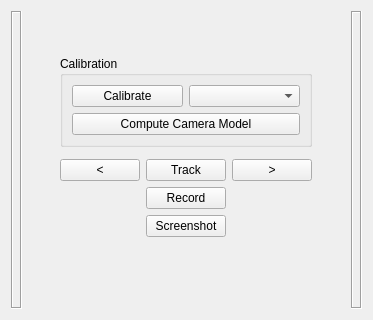
<?xml version="1.0" encoding="UTF-8"?>
<ui version="4.0">
 <class>devMicronTrackerControllerQWidget</class>
 <widget class="QWidget" name="devMicronTrackerControllerQWidget">
  <property name="geometry">
   <rect>
    <x>0</x>
    <y>0</y>
    <width>373</width>
    <height>320</height>
   </rect>
  </property>
  <property name="windowTitle">
   <string>Form</string>
  </property>
  <layout class="QGridLayout" name="gridLayout">
   <item row="0" column="2" colspan="3">
    <spacer name="SpacerTop">
     <property name="orientation">
      <enum>Qt::Vertical</enum>
     </property>
     <property name="sizeHint" stdset="0">
      <size>
       <width>20</width>
       <height>40</height>
      </size>
     </property>
    </spacer>
   </item>
   <item row="0" column="6" rowspan="9">
    <widget class="QLabel" name="FrameRight">
     <property name="frameShape">
      <enum>QFrame::Box</enum>
     </property>
     <property name="frameShadow">
      <enum>QFrame::Sunken</enum>
     </property>
    </widget>
   </item>
   <item row="1" column="2" colspan="3">
    <widget class="QGroupBox" name="BoxCalibration">
     <property name="title">
      <string>Calibration</string>
     </property>
     <layout class="QGridLayout" name="gridLayout_2">
      <item row="0" column="0">
       <widget class="QPushButton" name="ButtonCalibratePivot">
        <property name="text">
         <string>Calibrate</string>
        </property>
       </widget>
      </item>
      <item row="0" column="1">
       <widget class="QComboBox" name="BoxTools"/>
      </item>
      <item row="1" column="0" colspan="2">
       <widget class="QPushButton" name="ButtonComputeCameraModel">
        <property name="text">
         <string>Compute Camera Model</string>
        </property>
       </widget>
      </item>
     </layout>
    </widget>
   </item>
   <item row="1" column="1" rowspan="3">
    <spacer name="SpacerLeftTop">
     <property name="orientation">
      <enum>Qt::Horizontal</enum>
     </property>
     <property name="sizeHint" stdset="0">
      <size>
       <width>40</width>
       <height>20</height>
      </size>
     </property>
    </spacer>
   </item>
   <item row="3" column="3">
    <widget class="QPushButton" name="ButtonTrack">
     <property name="text">
      <string>Track</string>
     </property>
     <property name="checkable">
      <bool>true</bool>
     </property>
    </widget>
   </item>
   <item row="1" column="5" rowspan="3">
    <spacer name="SpacerRightTop">
     <property name="orientation">
      <enum>Qt::Horizontal</enum>
     </property>
     <property name="sizeHint" stdset="0">
      <size>
       <width>40</width>
       <height>20</height>
      </size>
     </property>
    </spacer>
   </item>
   <item row="7" column="1">
    <spacer name="SpacerLeftBottom">
     <property name="orientation">
      <enum>Qt::Horizontal</enum>
     </property>
     <property name="sizeHint" stdset="0">
      <size>
       <width>40</width>
       <height>20</height>
      </size>
     </property>
    </spacer>
   </item>
   <item row="7" column="2" colspan="3">
    <layout class="QVBoxLayout" name="LayoutTools">
     <property name="sizeConstraint">
      <enum>QLayout::SetFixedSize</enum>
     </property>
    </layout>
   </item>
   <item row="7" column="5">
    <spacer name="SpacerRightBottom">
     <property name="orientation">
      <enum>Qt::Horizontal</enum>
     </property>
     <property name="sizeHint" stdset="0">
      <size>
       <width>40</width>
       <height>20</height>
      </size>
     </property>
    </spacer>
   </item>
   <item row="8" column="2" colspan="3">
    <spacer name="SpacerBottom">
     <property name="orientation">
      <enum>Qt::Vertical</enum>
     </property>
     <property name="sizeHint" stdset="0">
      <size>
       <width>20</width>
       <height>40</height>
      </size>
     </property>
    </spacer>
   </item>
   <item row="0" column="0" rowspan="9">
    <widget class="QLabel" name="FrameLeft">
     <property name="frameShape">
      <enum>QFrame::Box</enum>
     </property>
     <property name="frameShadow">
      <enum>QFrame::Sunken</enum>
     </property>
    </widget>
   </item>
   <item row="3" column="2">
    <widget class="QPushButton" name="ButtonCaptureFrameLeft">
     <property name="text">
      <string>&lt;</string>
     </property>
     <property name="checkable">
      <bool>true</bool>
     </property>
    </widget>
   </item>
   <item row="3" column="4">
    <widget class="QPushButton" name="ButtonCaptureFrameRight">
     <property name="text">
      <string>&gt;</string>
     </property>
     <property name="checkable">
      <bool>true</bool>
     </property>
    </widget>
   </item>
   <item row="4" column="3">
    <widget class="QPushButton" name="ButtonRecord">
     <property name="text">
      <string>Record</string>
     </property>
     <property name="checkable">
      <bool>true</bool>
     </property>
    </widget>
   </item>
   <item row="5" column="3">
    <widget class="QPushButton" name="ButtonScreenshot">
     <property name="text">
      <string>Screenshot</string>
     </property>
    </widget>
   </item>
  </layout>
 </widget>
 <resources/>
 <connections/>
</ui>
